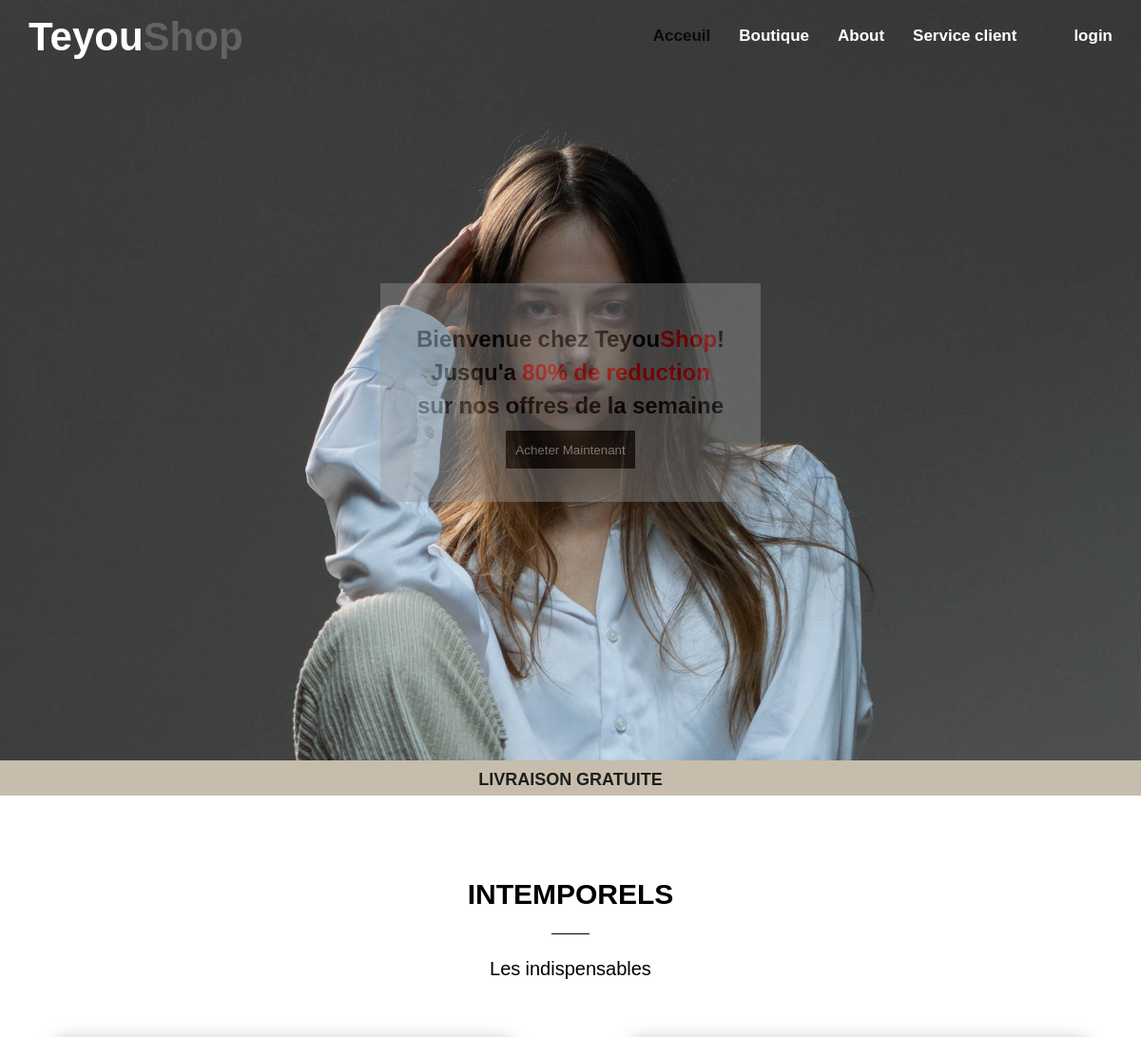
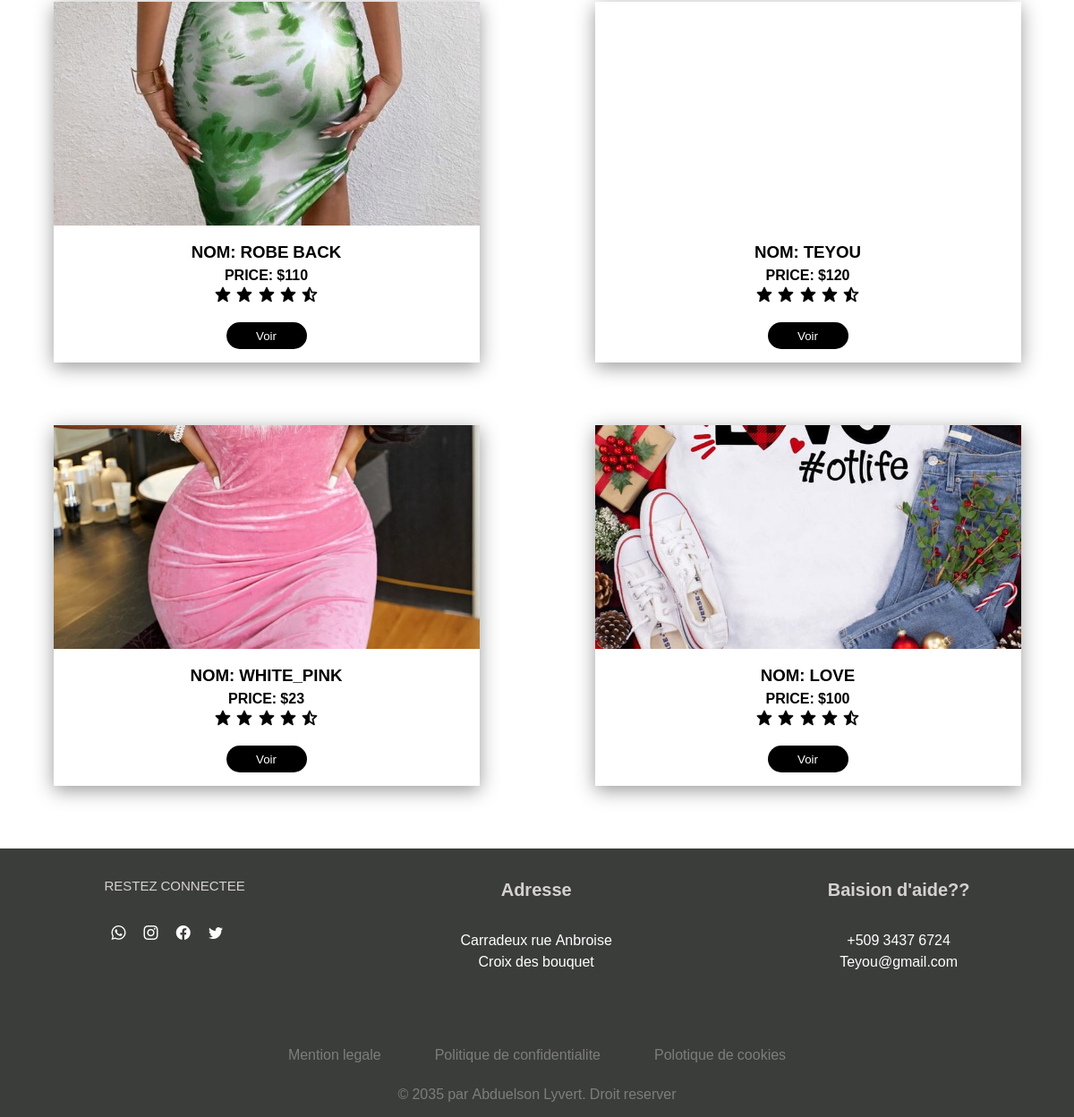
The page / on the database its author committed (2 pictures, top to bottom).
### tables this page shows
CREATE TABLE `produits` (
  `Id_prod` int(11) NOT NULL,
  `Nom` varchar(100) NOT NULL,
  `Prix` float NOT NULL,
  `Description` text NOT NULL,
  `Quantite` int(11) NOT NULL,
  `Date` datetime NOT NULL,
  `Image` text NOT NULL
);

### configuration/commande.php (called while the page is built, shortened)
<?php
  function Afficher_4(){
    if(require("connexion_config.php")){
         $reqette= $acess->prepare("SELECT * FROM Produits ORDER BY Date DESC LIMIT 4");
         $reqette->execute();
         $data= $reqette->fetchAll(PDO::FETCH_OBJ);
         return $data;
    }
  }
?>

### index.php (the view, shortened to what this page needs)
<?php
require("configuration/commande.php");
$produits= Afficher_4();
?>
<!DOCTYPE html>
<html lang="en">
<head>
    <link rel="stylesheet" href="https://unpkg.com/aos@next/dist/aos.css" />
    <link rel="stylesheet" href="https://cdn.jsdelivr.net/npm/bootstrap-icons@1.10.3/font/bootstrap-icons.css">
    <link rel="stylesheet" href="Css/style.css">
</head>
<body>
    <section class="section_2">
    <header>
              <div class="logo">
                  <h1>Teyou<span>Shop</span></h1>
              </div>
              <nav class="nav-bar">
                  <ul>
                      <li><a href="" class="active">Acceuil</a></li>
                      <li><a href="Boutique.php">Boutique</a></li>
                      <li><a href="About.php">About</a></li>
                      <li><a href="Service_client.php">Service client</a></li>
                      <li><a href="#" style="color:black;">
                      <?php
                      if(isset($_SESSION['initiale_nom']) && isset($_SESSION['user'])){
                        echo "<a href=\"deconexion.php\" ><img src=\"$avatarUrl\" alt=\"$initiale_nom\" class=\"avatar\" style=\"height: 30px; width: 30px;\"></a>";
                      }
                      else{
                        ?>
                        <li><a href="login.php">login</a></li>
                        <?php
                      }
                      ?>
              </nav>
    </header>
     <div class="Relative">
        <div class="Absolute">
        <h1>Bienvenue chez Teyou<span>Shop</span>!<br>
            Jusqu'a <span>80% de reduction</span><br>
            sur nos offres de la semaine</h1>
        <button style="cursor: pointer;"><a href="Boutique.php"></a>Acheter Maintenant</button>
        </div>
     </div>
    </section>
     <div class="livrason">
         <h1>LIVRAISON GRATUITE</h1>
    </div>
    <section>
        <div class="Les_titre">
            <h1>INTEMPORELS</h1>
            <div class="line"></div>
            <p>Les indispensables</p>
        </div>
        <div class="contanaire">
            <?php foreach($produits as $prod): ?>
                <div class="card">
                        <div class="Card_image">
                            <a href="Images/<?=$prod->Image?>" class="image">
                                <img src="Images/<?=$prod->Image?>" alt="">
                            </a>
                        </div>
                        <div class="Card_body">
                            <div class="title">
                                <h3>NOM: <?=$prod->Nom?></h3>
                            </div>
                            <div class="Price">
                                <h4>PRICE: $<?=$prod->Prix?></h4>
                            </div>
                            <div class="etoile">
                                    <img src="Images/star-solid-24.png" alt="">
                                    <img src="Images/star-solid-24.png" alt="">
                                    <img src="Images/star-solid-24.png" alt="">
                                    <img src="Images/star-solid-24.png" alt="">
                                    <img src="Images/star-half-solid-24.png" alt="">
                            </div>
                            <div class="Buttom">
                               <form action="Acheter.php" method="GET">
                               <button style="cursor: pointer;" type="submit">Voir</button>
                               </form>
                            </div>
                        </div>
                </div>
        <?php endforeach ?>
        </div>
    </section>
    <footer>
        <div class="footer_1">
             <div class="footer_left">
                <p>RESTEZ CONNECTEE</p>
                 <div class="footer_logo">
                    <a href=""><i class="bi bi-whatsapp"></i></a>
                    <a href=""><i class="bi bi-instagram"></i></a>
                    <a href=""><i class="bi bi-facebook"></i></a>
                    <a href=""><i class="bi bi-twitter"></i></a>
                 </div>
             </div>
             <div class="footer_center">
                <h1>Adresse</h1>
                 <p>Carradeux rue Anbroise</p>
                 <p>Croix des bouquet</p>
             </div>
             <div class="footer_right">
                <h1>Baision d'aide??</h1>
                <p>+509 3437 6724</p>
                <p>Teyou@gmail.com</p>
             </div>
        </div>
        <div class="footer_2">
            <div class="footer_2_title">
            <a href=""><p>Mention legale</p></a>
            <a href=""><p>Politique de confidentialite</p></a>
            <a href=""><p>Polotique de cookies</p></a>
            </div>
            <p>© 2035 par Abduelson Lyvert. Droit reserver</p>
        </div>
    </footer>
</body>
</html>

### Css/style.css (style rules this page uses)
* { margin: 0; padding: 0; box-sizing: border-box; font-family: 'Noto Sans Miao', sans-serif; }
.section_2 { background-image: url('../Images/oleg-shatilov-P8VkX3Xke3Q-unsplash.jpg'); height: 100vh; background-size: cover; background-repeat: no-repeat; background-position: center center; background-attachment: fixed; }
.Relative { display: flex; justify-content: center; align-items: center; margin: auto 0; height: 85vh; }
.Absolute { height: 230px; width: 400px; background-color: #999; padding: 40px 20px; text-align: center; opacity: 0.4; }
.Absolute h1 span { color: red; }
.Absolute button { margin-top: 10px; padding: 10px; background-color: rgb(20, 20, 20); border: none; color: white; transition: background-color 0.3s ease-in-out; }
.livrason { background-color: #c7bdac; }
.livrason h1 { text-align: center; color: #1c201c; font-size: 18px; padding: 5px 0; margin-bottom: 80px; }
header { position: relative; display: flex; justify-content: space-between; align-items: center; padding: 5px 30px; }
.logo { font-size: 28px; font-weight: bold; color: white; }
.logo span { color: #646161; }
.nav-bar ul { display: flex; }
.nav-bar ul li { list-style: none; }
.nav-bar ul a { display: block; font-size: 17px; text-decoration: none; padding-left: 30px; color: white; font-weight: bold; transition: color .3s ease-in-out; }
.nav-bar ul a.active { color: #0a0a0a; }
.contanaire { display: grid; grid-template-columns: repeat(4,1fr); grid-gap: 10px; }
.Les_titre { margin-bottom: 30px; text-align: center; }
.Les_titre h1 { margin: 20px 0; font-size: 30px; }
.Les_titre .line { height: 1px; width: 40px; background-color: black; text-align: center; margin: 0 auto; }
.Les_titre p { margin-top: 20px; font-size: 20px; }
.card { width: 350px; margin: 30px auto; background-color: white; box-shadow: 0px 5px 20px #999; display: inline-block; }
.Card_image { height: 250px; position: relative; overflow: hidden; }
.Card_image img { width: 350px; position: absolute; top: 10%; left: 50%; transform: translate(-50%, -50%); transition: transform .5s ease-in-out; }
.Card_body { text-align: center; padding: 15px 20px; box-sizing: border-box; }
.Card_body .Buttom { padding-top: 15px; }
.Card_body .Buttom button { height: 30px; width: 90px; border-radius: 15px; border: none; color: white; background-color: black; transition: opacity .5s ease-in-out; }
.title { font-family: 'Playfair Display', serif; }
.title { text-align:center; text-transform:uppercase; font-weight: bold; }
.etoile img { width: 20px; color: red; }
@media screen  and (max-width: 1450px) and (min-width: 882px) { .contanaire { display: grid; grid-template-columns: repeat(2,1fr); grid-template-rows: repeat(2, 1fr); grid-gap: 10px; } }
@media screen  and (max-width: 1450px) and (min-width: 882px) { .card { width: 80%; background-color: white; box-shadow: 0px 5px 20px #999; } }
@media screen  and (max-width: 1450px) and (min-width: 882px) { .Card_image img { width: 100%; position: absolute; top: 10%; left: 50%; transform: translate(-50%, -50%); transition: transform .5s ease-in-out; } }
footer { margin-top: 40px; background-color: #3b3d3b; min-height: 300px; }
footer .footer_1 { padding: 30px 0; display: flex; justify-content: space-around; }
.footer_left p { color: rgb(213, 209, 209); margin-bottom: 30px; font-size: 15px; }
.footer_logo i, .footer_center p, .footer_right p { color: white; padding: 0 8px; }
.footer_center h1, .footer_right h1 { color: rgb(213, 209, 209); margin-bottom: 30px; font-size: 20px; }
.footer_center, .footer_right { text-align: center; }
.footer_2_title { display: flex; justify-content: center; align-items: center; padding-top: 30px; }
.footer_2_title a { text-decoration: none; margin: 0 30px; color: #7d7d7b; }
.footer_2 p { padding-top: 20px; text-align: center; color: #7d7d7b; }

### rows shown on the page
produits: Image (picture), Nom "ROBE BACK", Prix "110"
produits: Nom "TEYOU", Prix "120"
produits: Image (picture), Nom "WHITE_PINK", Prix "23"
produits: Image (picture), Nom "LOVE", Prix "100"
